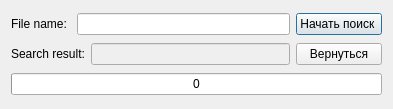
<?xml version="1.0" encoding="UTF-8"?>
<ui version="4.0">
 <class>FileFinderDialog</class>
 <widget class="QDialog" name="FileFinderDialog">
  <property name="geometry">
   <rect>
    <x>0</x>
    <y>0</y>
    <width>393</width>
    <height>109</height>
   </rect>
  </property>
  <property name="windowTitle">
   <string>Dialog</string>
  </property>
  <layout class="QGridLayout" name="gridLayout">
   <item row="1" column="0" colspan="2">
    <widget class="QLabel" name="label_2">
     <property name="text">
      <string>Search result:</string>
     </property>
    </widget>
   </item>
   <item row="0" column="3">
    <widget class="QPushButton" name="pushButtonStartSearch">
     <property name="text">
      <string>Начать поиск </string>
     </property>
    </widget>
   </item>
   <item row="1" column="2">
    <widget class="QLineEdit" name="lineEditSearchResult">
     <property name="enabled">
      <bool>false</bool>
     </property>
    </widget>
   </item>
   <item row="0" column="0">
    <widget class="QLabel" name="label">
     <property name="text">
      <string>File name: </string>
     </property>
    </widget>
   </item>
   <item row="1" column="3">
    <widget class="QPushButton" name="pushButtonReturnToMainProgram">
     <property name="text">
      <string>Вернуться</string>
     </property>
    </widget>
   </item>
   <item row="0" column="1" colspan="2">
    <widget class="QLineEdit" name="lineEditFileName"/>
   </item>
   <item row="2" column="0" colspan="4">
    <widget class="QProgressBar" name="progressBar">
     <property name="value">
      <number>0</number>
     </property>
     <property name="format">
      <string>%p</string>
     </property>
    </widget>
   </item>
  </layout>
 </widget>
 <resources/>
 <connections/>
</ui>
